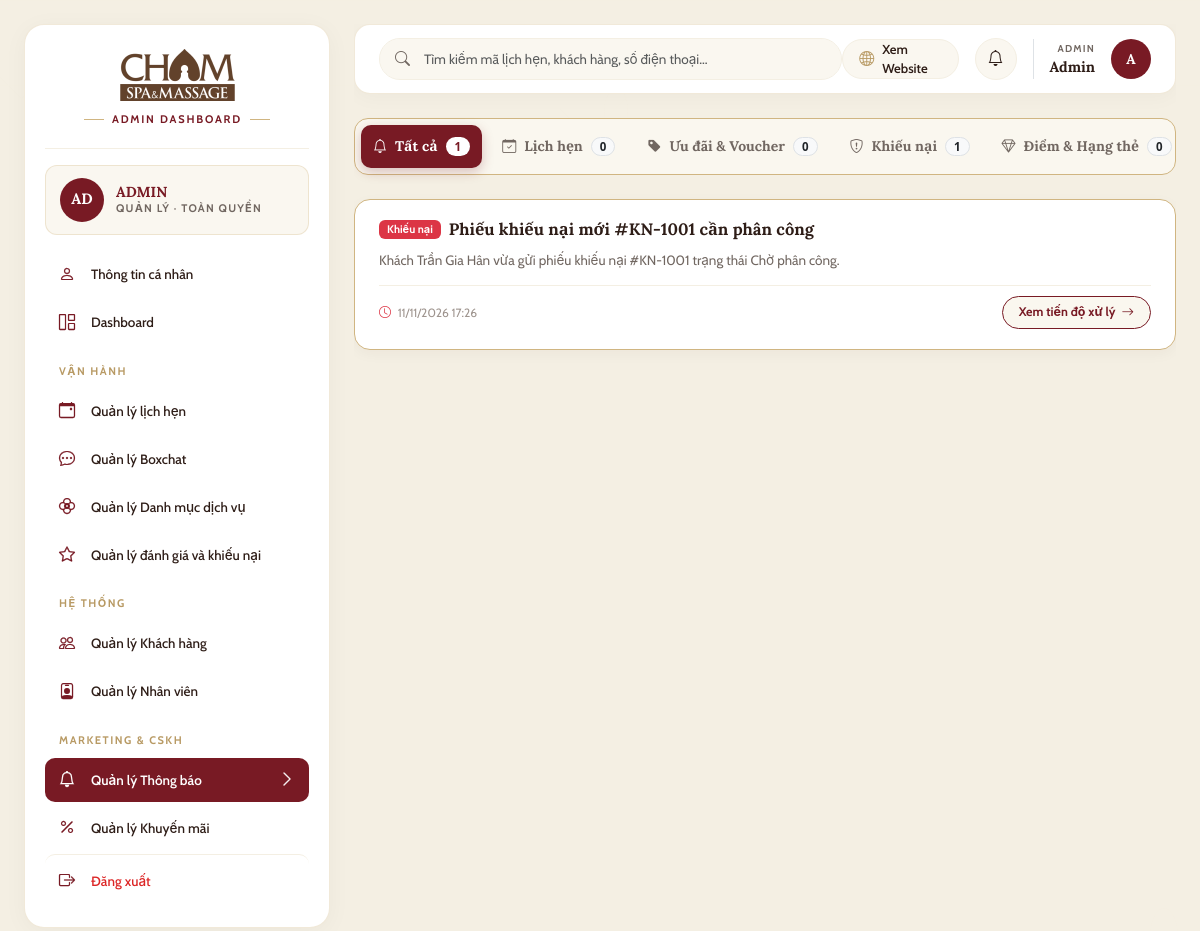
/marketing/notifications/ (signed in), run on the app's committed database.
### core/models.py (models this page shows, shortened)
class User(AbstractUser):
    name = models.CharField(max_length=255, verbose_name="Họ và tên")
    email = models.EmailField(max_length=255, unique=True, verbose_name="Địa chỉ Email")
    phone = models.CharField(max_length=20, unique=True, verbose_name="Số điện thoại (Unique)")
    is_active = models.BooleanField(default=True, verbose_name="Trạng thái tài khoản (True=Hoạt động, False=Đã khóa)")
    updated_at = models.DateTimeField(auto_now=True, verbose_name="Thời điểm cập nhật gần nhất")
    class Meta:
        db_table = "chamspa_user"
        verbose_name = "Người dùng"
        verbose_name_plural = "MOD-05: 1. Người dùng (Users)"

class Notification(models.Model):
    STATUS_CHOICES = [
        ('Chờ gửi', 'Chờ gửi'),
        ('Đã gửi', 'Đã gửi'),
    ]
    notification_code = models.CharField(max_length=50, unique=True, null=True, blank=True, verbose_name="Mã thông báo")
    user = models.ForeignKey(User, on_delete=models.CASCADE, related_name='notifications',
                             verbose_name="Người nhận thông báo")
    title = models.CharField(max_length=255, verbose_name="Tiêu đề thông báo")
    content = models.TextField(verbose_name="Nội dung thông báo")
    promotion = models.ForeignKey(Promotion, on_delete=models.SET_NULL, null=True, blank=True,
                                  related_name='notifications', verbose_name="Khuyến mãi đính kèm")
    delivery_channels = models.CharField(max_length=100, default='Web', verbose_name="Kênh phát (Web/Email/SMS)")
    status = models.CharField(max_length=50, choices=STATUS_CHOICES, default='Chờ gửi', verbose_name="Trạng thái gửi")
    created_at = models.DateTimeField(auto_now_add=True, verbose_name="Thời điểm gửi thông báo")
    class Meta:
        db_table = "chamspa_notification"
        ordering = ['-created_at']
        verbose_name = "Thông báo hệ thống"
        verbose_name_plural = "MOD-07: 12. Thông báo hệ thống (Notifications)"

### marketing/views.py (the view)
# urls.py: path('notifications/', views.notifications_view, name='notifications'),
@login_required
def notifications_view(request):
    user = request.user
    base_layout = get_base_layout_for_user(user)
    ensure_sample_notifications_for_roles()
    category = request.GET.get('category', 'all')
    if category not in ('all', 'appointment', 'voucher', 'complaint', 'membership', 'system'):
        category = 'all'
    search_kw = request.GET.get('q', '').strip()
    base_qs = filter_notifications_for_user(
        Notification.objects.filter(user=user).select_related('promotion'),
        user,
    ).order_by('-created_at')
    stats = {
        'all': 0,
        'appointment': 0,
        'voucher': 0,
        'complaint': 0,
        'membership': 0,
        'system': 0,
    }
    url_cache = {}
    filtered_notifs = []
    search_l = search_kw.lower()
    for notif in base_qs:
        meta = classify_notification(notif)
        stat_cat = 'system' if meta['category'] == 'payment' else meta['category']
        notif.notif_category = stat_cat
        notif.notif_badge_label = meta['badge_label']
        notif.notif_badge_class = meta['badge_class']
        notif.notif_badge_style = meta['badge_style']
        url_name = meta['action_url_name']
        if url_name:
            cache_key = (url_name, meta['action_query'])
            if cache_key not in url_cache:
                url_cache[cache_key] = reverse(url_name) + meta['action_query']
            notif.notif_action_url = url_cache[cache_key]
            notif.notif_action_label = meta['action_label']
        else:
            notif.notif_action_url = ''
            notif.notif_action_label = ''
        stats['all'] += 1
        stats[stat_cat] += 1
        if search_l and search_l not in (notif.title or '').lower() and search_l not in (notif.content or '').lower():
            continue
        if category != 'all' and stat_cat != category:
            continue
        filtered_notifs.append(notif)
    paginator = Paginator(filtered_notifs, 10)
    page_number = request.GET.get('page', 1)
    page_obj = paginator.get_page(page_number)
    context = {
        'base_layout': base_layout,
        'notifications': page_obj,
        'page_obj': page_obj,
        'current_category': category,
        'search_query': search_kw,
        'stats': stats,
    }
    return render(request, 'marketing/notifications.html', context)

### marketing/utils.py (called while the page is built)
def filter_notifications_for_user(qs, user):
    if user and getattr(user, 'is_superuser', False):
        return exclude_customer_notifications(qs)
    if user and getattr(user, 'is_staff', False):
        return exclude_ktv_shift_notifications(exclude_customer_notifications(qs))
    return qs

def ensure_sample_notifications_for_roles():
    return 0

### marketing/views.py (called while the page is built)
def get_base_layout_for_user(user):
    if user and user.is_authenticated:
        if user.is_superuser:
            return 'layouts/admin_layout.html'
        elif user.is_staff:
            return 'layouts/staff_layout.html'
        else:
            return 'layouts/customer_layout.html'
    return 'layouts/public_layout.html'

### templates/marketing/notifications.html (shortened to what this page needs)
{% extends base_layout|default:"layouts/customer_layout.html" %}
{% load static %}
{% block body_class %}page-marketing-notifications{% endblock %}
{% block content %}
<div class="marketing-notifications-wrapper">
    <div class="cus-filter-tabs">
        <a href="?category=all{% if search_query %}&q={{ search_query }}{% endif %}" class="cus-filter-btn {% if current_category == 'all' %}active{% endif %}">
            <i class="bi bi-bell"></i>
            <span>Tất cả</span>
            <span class="badge bg-light text-dark border">{{ stats.all }}</span>
        </a>
        <a href="?category=appointment{% if search_query %}&q={{ search_query }}{% endif %}" class="cus-filter-btn {% if current_category == 'appointment' %}active{% endif %}">
            <i class="bi bi-calendar-check"></i>
            <span>Lịch hẹn</span>
            <span class="badge bg-light text-dark border">{{ stats.appointment }}</span>
        </a>
        <a href="?category=voucher{% if search_query %}&q={{ search_query }}{% endif %}" class="cus-filter-btn {% if current_category == 'voucher' %}active{% endif %}">
            <i class="bi bi-tag-fill"></i>
            <span>Ưu đãi &amp; Voucher</span>
            <span class="badge bg-light text-dark border">{{ stats.voucher }}</span>
        </a>
        <a href="?category=complaint{% if search_query %}&q={{ search_query }}{% endif %}" class="cus-filter-btn {% if current_category == 'complaint' %}active{% endif %}">
            <i class="bi bi-shield-exclamation"></i>
            <span>Khiếu nại</span>
            <span class="badge bg-light text-dark border">{{ stats.complaint }}</span>
        </a>
        <a href="?category=membership{% if search_query %}&q={{ search_query }}{% endif %}" class="cus-filter-btn {% if current_category == 'membership' %}active{% endif %}">
            <i class="bi bi-gem"></i>
            <span>Điểm &amp; Hạng thẻ</span>
            <span class="badge bg-light text-dark border">{{ stats.membership }}</span>
        </a>
    </div>
    <div class="cus-notifs-list">
        {% for notif in notifications %}
            <div class="cus-notif-card">
                <div class="cus-notif-card-header">
                    <div class="d-flex align-items-center gap-2">
                        <span class="{{ notif.notif_badge_class }}" style="{{ notif.notif_badge_style }}">{{ notif.notif_badge_label }}</span>
                        <h4 class="cus-notif-card-title">{{ notif.title }}</h4>
                    </div>
                </div>
                <div class="cus-notif-card-desc">
                    {{ notif.content|linebreaks }}
                </div>
                <div class="cus-notif-card-footer">
                    <div>
                        <i class="bi bi-clock me-1 text-danger"></i>
                        <span>{{ notif.created_at|date:"d/m/Y H:i" }}</span>
                    </div>
                    <div>
                        {% if notif.notif_action_url %}
                            <a href="{{ notif.notif_action_url }}" class="btn-action-cus">
                                <span>{{ notif.notif_action_label }}</span>
                                <i class="bi bi-arrow-right"></i>
                            </a>
                        {% endif %}
                    </div>
                </div>
            </div>
        {% endfor %}
    </div>
</div>
{% endblock %}

### templates/components/sidebar_admin.html (shortened to what this page needs)
{% load static %}
<aside class="admin-sidebar">
    <div class="sidebar-brand-lockup">
        <a href="{% url 'dashboard:admin' %}">
            <img src="{% static 'images/chamspa-logo.png' %}" alt="Cham Spa Logo">
        </a>
        <div>
            <span class="workspace-badge-label">ADMIN DASHBOARD</span>
        </div>
    </div>
    <div class="admin-identity-card">
        <div class="admin-avatar">{{ user.name|default:user.username|default:"Admin"|slice:":2"|upper }}</div>
        <div>
            <div class="admin-name">{{ user.name|default:user.username|default:"ADMIN"|upper }}</div>
            <div class="admin-role">QUẢN LÝ · TOÀN QUYỀN</div>
        </div>
    </div>
    <nav class="d-flex flex-column gap-1">
        <a href="{% url 'accounts:profile' %}" class="sidebar-nav-item {% if request.resolver_match.url_name == 'profile' %}active{% endif %}" data-nav-target="Thông tin cá nhân">
            <div class="d-flex align-items-center gap-3">
                <i class="bi bi-person fs-6"></i>
                <span>Thông tin cá nhân</span>
            </div>
        </a>
        <a href="{% url 'dashboard:admin' %}" class="sidebar-nav-item" data-nav-target="Dashboard">
            <div class="d-flex align-items-center gap-3">
                <i class="bi bi-grid-1x2 fs-6"></i>
                <span>Dashboard</span>
            </div>
        </a>
        <div class="sidebar-category-label">VẬN HÀNH</div>
        <a href="{% url 'appointment:admin_appointments' %}" class="sidebar-nav-item " data-nav-target="Quản lý lịch hẹn">
            <div class="d-flex align-items-center gap-3">
                <i class="bi bi-calendar-event fs-6"></i>
                <span>Quản lý lịch hẹn</span>
            </div>
        </a>
        <a href="{% url 'chatbox:admin_monitor' %}" class="sidebar-nav-item {% if request.resolver_match.app_name == 'chatbox' %}active{% endif %}" data-nav-target="Quản lý Boxchat">
            <div class="d-flex align-items-center gap-3">
                <i class="bi bi-chat-dots fs-6"></i>
                <span>Quản lý Boxchat</span>
            </div>
        </a>
        <a href="{% url 'services:service_admin' %}" class="sidebar-nav-item" data-nav-target="Quản lý Danh mục dịch vụ">
            <div class="d-flex align-items-center gap-3">
                <i class="bi bi-flower2 fs-6"></i>
                <span>Quản lý Danh mục dịch vụ</span>
            </div>
        </a>
        <a href="{% url 'feedbacks:admin_management' %}" class="sidebar-nav-item {% if request.resolver_match.app_name == 'feedbacks' %}active{% endif %}" data-nav-target="Quản lý đánh giá và khiếu nại">
            <div class="d-flex align-items-center gap-3">
                <i class="bi bi-star fs-6"></i>
                <span>Quản lý đánh giá và khiếu nại</span>
            </div>
        </a>
        <div class="sidebar-category-label">HỆ THỐNG</div>
        <a href="{% url 'accounts:admin_customer_list' %}" class="sidebar-nav-item {% if 'admin_customer' in request.resolver_match.url_name %}active{% endif %}" data-nav-target="Quản lý Khách hàng">
            <div class="d-flex align-items-center gap-3">
                <i class="bi bi-people fs-6"></i>
                <span>Quản lý Khách hàng</span>
            </div>
        </a>
        <a href="{% url 'accounts:admin_staff_list' %}" class="sidebar-nav-item {% if 'admin_staff' in request.resolver_match.url_name %}active{% endif %}" data-nav-target="Quản lý Nhân viên">
            <div class="d-flex align-items-center gap-3">
                <i class="bi bi-person-badge fs-6"></i>
                <span>Quản lý Nhân viên</span>
            </div>
        </a>
        <div class="sidebar-category-label">MARKETING & CSKH</div>
        <a href="{% url 'marketing:admin_notifications' %}" class="sidebar-nav-item {% if request.resolver_match.app_name == 'marketing' and 'notifications' in request.resolver_match.url_name %}active{% endif %}" data-nav-target="Quản lý Thông báo">
            <div class="d-flex align-items-center gap-3">
                <i class="bi bi-bell fs-6"></i>
                <span>Quản lý Thông báo</span>
            </div>
            <i class="bi bi-chevron-right sidebar-chevron"></i>
        </a>
        <a href="{% url 'marketing:admin_promotions' %}" class="sidebar-nav-item " data-nav-target="Quản lý Khuyến mãi">
            <div class="d-flex align-items-center gap-3">
                <i class="bi bi-percent fs-6"></i>
                <span>Quản lý Khuyến mãi</span>
            </div>
        </a>
        <a href="{% url 'accounts:logout' %}" class="sidebar-nav-item sidebar-logout-item">
            <div class="d-flex align-items-center gap-3">
                <i class="bi bi-box-arrow-right fs-6"></i>
                <span>Đăng xuất</span>
            </div>
        </a>
    </nav>
</aside>

### templates/components/topbar_workspace.html (shortened to what this page needs)
{% load static %}
<header class="workspace-topbar">
    <div class="workspace-search-box">
        <input type="text" class="form-control" placeholder="Tìm kiếm mã lịch hẹn, khách hàng, số điện thoại...">
    </div>
    <div class="d-flex align-items-center gap-3">
        <a href="{% url 'home' %}" class="btn-workspace-view-web text-decoration-none" title="Xem giao diện Website khách hàng">
            <i class="bi bi-globe2"></i>
            <span>Xem Website</span>
        </a>
        <div class="cham-notif-dropdown-wrapper position-relative">
            <button class="workspace-bell-btn" type="button" title="Thông báo hệ thống" aria-label="Thông báo" id="workspaceBellBtn">
                <i class="bi bi-bell"></i>
            </button>
        </div>
        <div class="profile-dropdown-container">
            <div class="d-flex align-items-center gap-3 ps-3 border-start" style="cursor: pointer;" title="Tài khoản cá nhân & Phân quyền">
                <div class="text-end d-none d-sm-block">
                    <div style="font-size: 10px; font-weight: 700; letter-spacing: 1.2px; color: var(--cham-muted); text-transform: uppercase;">
                        {% if user.is_superuser %}ADMIN{% elif user.is_staff %}STAFF{% else %}CUSTOMER{% endif %}
                    </div>
                    <div style="font-family: var(--font-serif); font-size: 14.5px; font-weight: 700; color: var(--cham-dark);">
                        {{ user.name|default:user.username|default:"Tài khoản" }}
                    </div>
                </div>
                <div class="admin-avatar" style="width: 40px; height: 40px; font-size: 14px;">
                    {{ user.name|default:user.username|default:"U"|make_list|first|upper }}
                </div>
            </div>
        </div>
    </div>
</header>

### data on the page
User: name "AD", name "ADMIN", name "Admin", name|make_list "A"
Notification: notif_badge_label "Khiếu nại", title "Phiếu khiếu nại mới #KN-1001 cần phân công", content "Khách Trần Gia Hân vừa gửi phiếu khiếu nại #KN-1001 trạng thái Chờ phân công.", created_at "11/11/2026 17:26", notif_action_label "Xem tiến độ xử lý"

### other printed values
{{ stats.all }} "1"
{{ stats.appointment }} "0"
{{ stats.voucher }} "0"
{{ stats.complaint }} "1"
{{ stats.membership }} "0"
